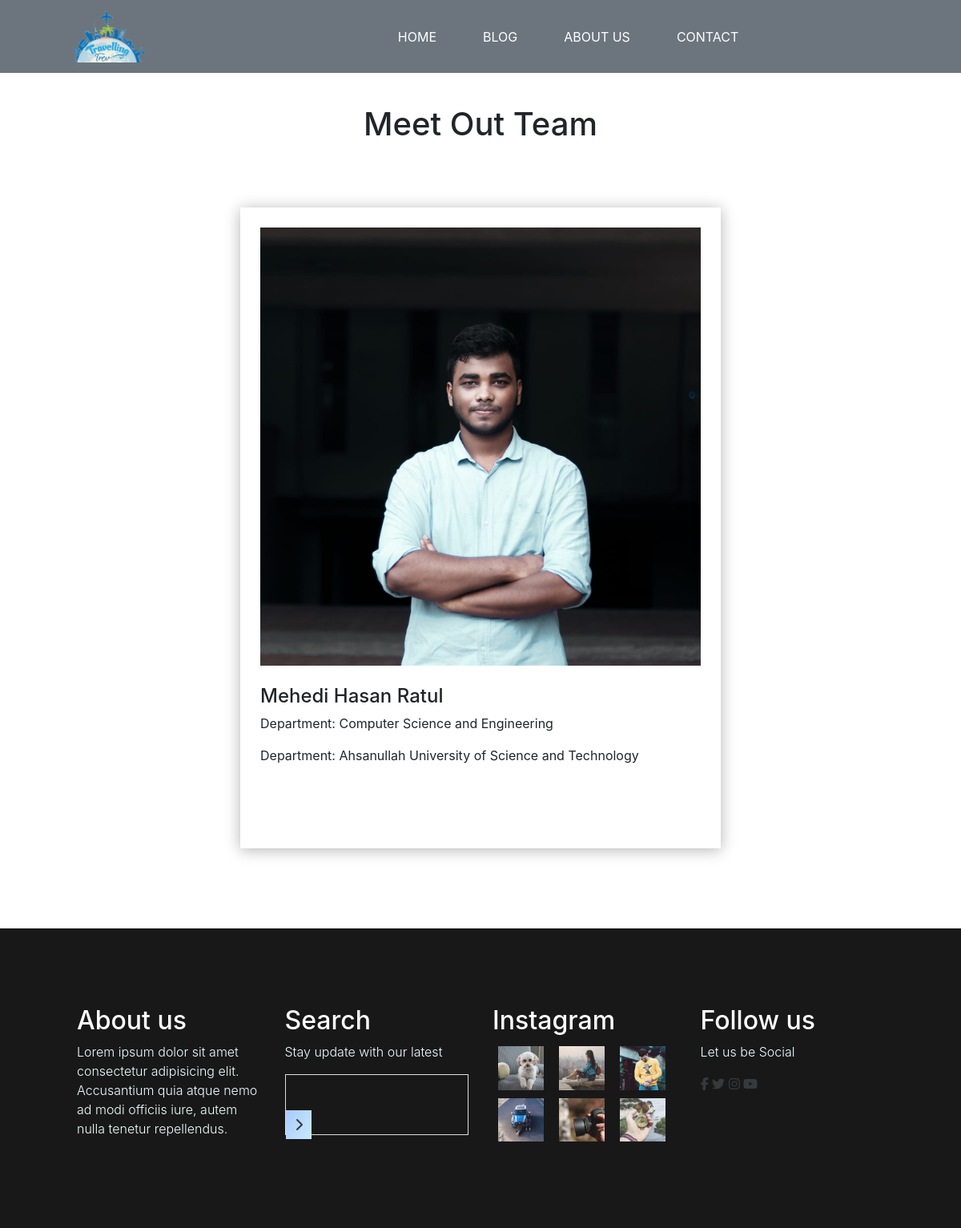
The page /member.php on the database its author committed.
### tables this page shows
CREATE TABLE `member` (
  `id` int(11) NOT NULL,
  `name` varchar(55) NOT NULL,
  `department` varchar(55) NOT NULL,
  `institution` varchar(255) NOT NULL,
  `social` varchar(255) NOT NULL
);

### member.php (the view, shortened to what this page needs)
 <?php include 'include/header.php';?>
 <?php include 'include/navbarsecond.php';?>
 <body class="member-section">
 <h2 class="member-header">Meet Out Team</h2>
        <div class="container">
        <div class="row">
    <?php
        $sql = "SELECT * FROM member";
      $member = mysqli_query($db, $sql);
      while( $row = mysqli_fetch_assoc( $member )) {
        $name = $row['name'];
        $dept = $row['department'];
        $institution = $row['institution'];
      ?>
            <div class="profile" >
				<div ><img src="./assets/team/ratul.jpg" alt="Mehedi Hasan Ratul" ></div>
				<div >
					<h4 class="pt-4" ><?php echo $name ?></h4>
					<p >Department: <?php echo $dept ?></p>
                    <p >Department: <?php echo $institution ?></p>
                    </div>
            </div>
            <?php
        }
        ?>
        </div>
    </div>
      </body>
<?php include 'include/footer.php';?>

### css/style.css (style rules this page uses)
* { margin:0; padding:0; box-sizing: border-box; }
.container, .container-lg, .container-md, .container-sm, .container-xl { max-width: 1536px; width: 90%; }
img { max-width: 100%; }
::placeholder { color: black; text-transform: capitalize; }
.profile { background:white; height: 800px; width: 600px; display: block; margin: 0 auto; padding: 25px; margin-top: 80px; margin-bottom: 100px; box-shadow: 0px 2px 18px 0px rgb(0 0 0 / 30%); }
h2.member-header { display: flex; flex-wrap: wrap; justify-content: center; margin: 0; padding: 0; font-size: 40px; padding-top: 40px; }

### rows shown on the page
member: name "Mehedi Hasan Ratul", department "Computer Science and Engineering", institution "Ahsanullah University of Science and Technology"
